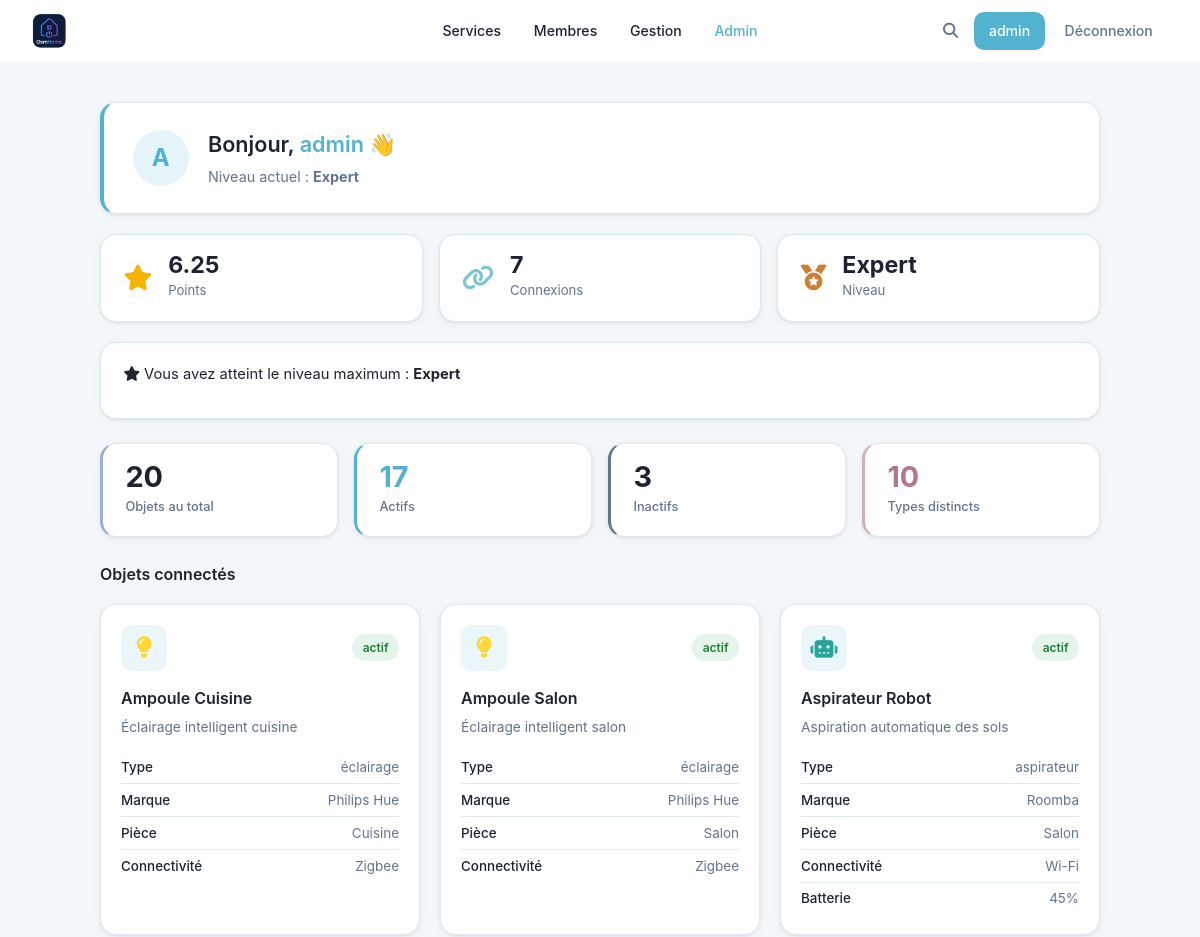
The app's page /dashboard (signed in, upper part), older data.
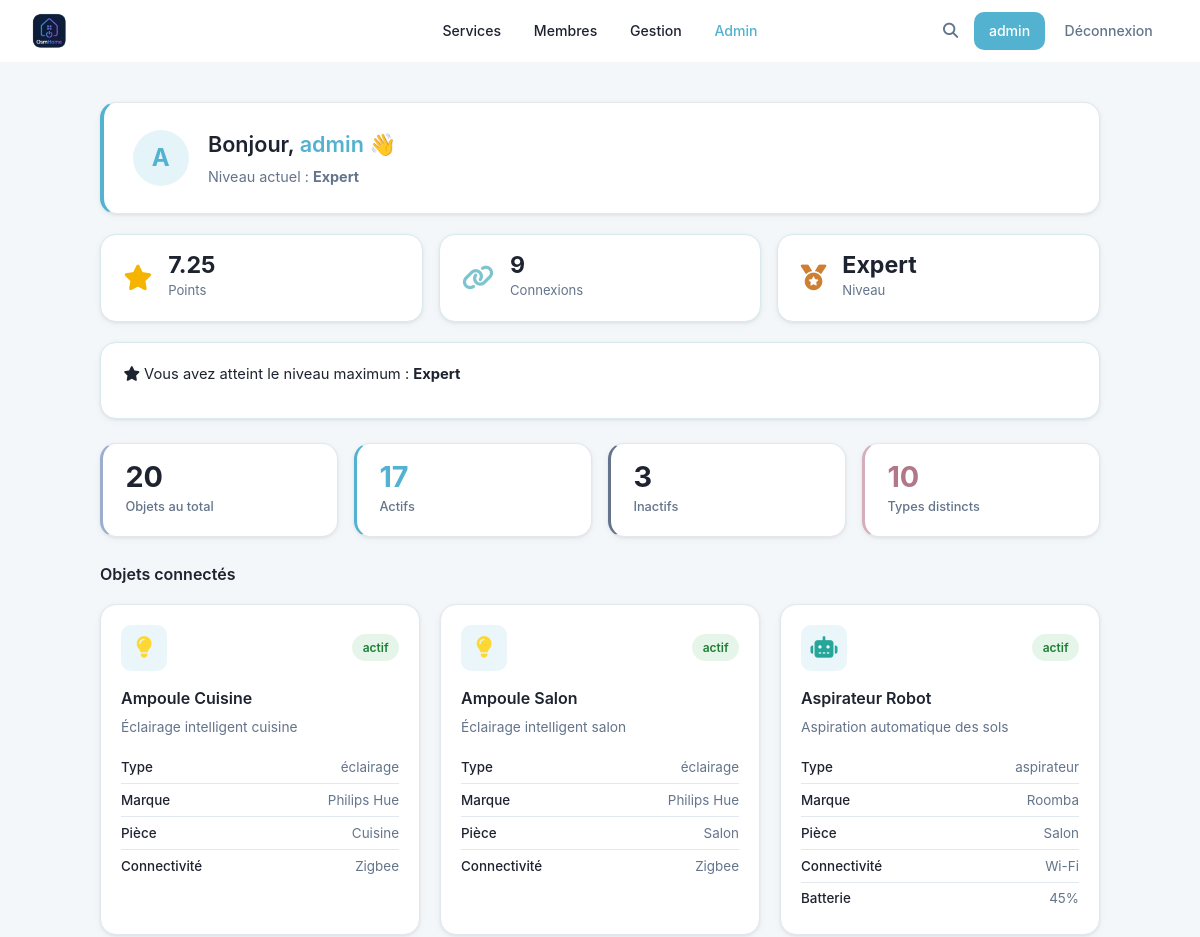
The same page, newer data.
### tables this page shows
CREATE TABLE users (
            id INTEGER PRIMARY KEY AUTOINCREMENT,
            username TEXT UNIQUE NOT NULL,
            password TEXT NOT NULL,
            lastname TEXT,
            firstname TEXT,
            age INTEGER,
            gender TEXT,
            birthdate TEXT,
            member_type TEXT,
            photo TEXT,
            level TEXT DEFAULT 'debutant',
            points REAL DEFAULT 0,
            email TEXT,
            email_verified INTEGER DEFAULT 0,
            role TEXT DEFAULT 'simple'
        , actions INTEGER DEFAULT 0, verification_token TEXT);

### main.py (the view)
@app.route('/dashboard')
def dashboard():
    if 'username' not in flask.session:
        return flask.redirect('/login')
    user_data   = utils.getUser(flask.session['username'])
    connections = utils.getConnectionCount(flask.session['username'])
    devices     = utils.searchDevices('', '', '')
    total    = len(devices)
    active   = sum(1 for o in devices if o['status'] == 'actif')
    inactive = total - active
    nb_types = len(set(o['type'] for o in devices))
    resp = flask.make_response(flask.render_template(
        'dashboard.html',
        user=flask.session.get('username'),
        user_data=user_data,
        connections=connections,
        devices=devices,
        stats={'total': total, 'active': active, 'inactive': inactive, 'types': nb_types}
    ))
    resp.headers['Cache-Control'] = 'no-store'
    return resp

### main.py (called while the page is built)
@app.context_processor
def inject_types():
    try:
        types = utils.getTypes()
    except Exception:
        types = []
    is_admin = False
    user_level = None
    if flask.session.get('username'):
        u = utils.getUser(flask.session['username'])
        is_admin = bool(u and u['role'] == 'admin')
        user_level = u['level'] if u else None
    return {'types': types, 'is_admin': is_admin, 'user_level': user_level}

### utils.py (called while the page is built)
def openDB() -> sqlite3.Connection:
    if 'db' not in flask.g:
        flask.g.db = sqlite3.connect(BASE)
        flask.g.db.row_factory = sqlite3.Row
    return flask.g.db

def closeDB(_ = None):
    db = flask.g.pop("db", None)
    if db is not None:
        db.close()

def getUser(username: str):
    db = openDB()
    return db.execute(
        'SELECT * FROM users WHERE username = ?',
        (username,)
    ).fetchone()

def getTypes() -> list:
    db = openDB()
    rows = db.execute('SELECT DISTINCT type FROM devices ORDER BY type').fetchall()
    return [row['type'] for row in rows]

### templates/dashboard.html (shortened to what the changed rows need)
{% extends 'base.html' %}
{% block extra_css %}
<link rel="stylesheet" href="{{ url_for('static', filename='css/devices.css') }}">
<link rel="stylesheet" href="{{ url_for('static', filename='css/dashboard.css') }}">
{% endblock %}
{% block content %}
{% set points = user_data['points'] or 0 %}
{% set db_level = user_data['level'] %}
{% if db_level == 'expert' %}
    {% set level_label = 'Expert' %}
    {% set next_label = None %}
    {% set next_pts = None %}
    {% set progress = 100 %}
{% elif db_level == 'avance' %}
    {% set level_label = 'Avancé' %}
    {% set next_label = 'Expert' %}
    {% set next_pts = 5 %}
    {% set progress = ((points - 3) / 2 * 100) | int %}
{% elif db_level == 'intermediaire' %}
    {% set level_label = 'Intermédiaire' %}
    {% set next_label = 'Avancé' %}
    {% set next_pts = 3 %}
    {% set progress = ((points - 1) / 2 * 100) | int %}
{% else %}
    {% set level_label = 'Débutant' %}
    {% set next_label = 'Intermédiaire' %}
    {% set next_pts = 1 %}
    {% set progress = (points / 1 * 100) | int %}
{% endif %}
<div class="dash-hero">
<div class="dashboard-page">
    <div class="dash-welcome">
        <div class="dash-avatar">{{ user_data['username'][0] | upper }}</div>
        <div class="dash-welcome-text">
            <h1>Bonjour, <span class="text-accent">{{ user_data['username'] }}</span> 👋</h1>
            <p>Niveau actuel : <strong>{{ level_label }}</strong></p>
        </div>
    </div>
    <div class="dash-stats">
        <div class="dash-stat-card">
            <div>
                <div class="dash-stat-value points-live">{{ "%.2f"|format(points) }}</div>
                <div class="dash-stat-label">Points</div>
            </div>
        </div>
        <div class="dash-stat-card">
            <div>
                <div class="dash-stat-value">{{ connections }}</div>
                <div class="dash-stat-label">Connexions</div>
            </div>
        </div>
        <div class="dash-stat-card">
            <div>
                <div class="dash-stat-value level-live">{{ level_label }}</div>
                <div class="dash-stat-label">Niveau</div>
            </div>
        </div>
    </div>
</div>
</div>
<div class="dashboard-page">
    <div class="dash-devices-header">
        <h2 class="dash-section-title">Objets connectés</h2>
    </div>
</div>
{% endblock %}

Row changes from the older to the newer data that the page shows:
changed users "Expert": points "6.25" → "7.25"
Text that changed along with them:
{{ connections }}: "7" → "9"
